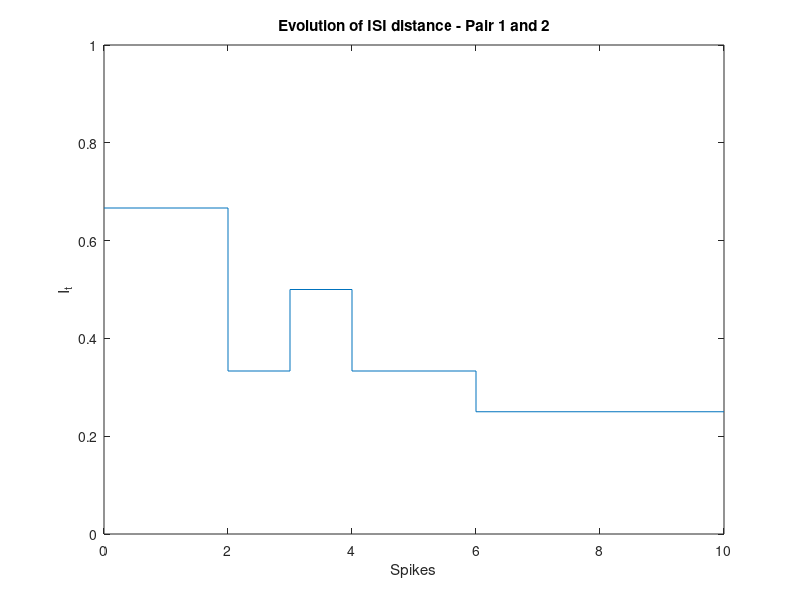

Write MATLAB code to recreate this figure. (Note: this script raises an error after producing the figure.)
clear all;

tmin=0;
tmax=10;

num_trains=3;
spikes_trains=cell(1,num_trains);
spikes_trains{1} = [0 1 2 4 7]; 
spikes_trains{2} = [3 4 6 10];
spikes_trains{3} = [2 5];

% Initialization of these constantes
I=[];
isi_values = cell(1,num_trains);
dist_matrix = zeros(num_trains, num_trains);
all_t_events = [tmin, tmax];
pair_data = {}; 

% Edge correction (soft correction without adding false spikes)
spikes = cell(1,num_trains);
for i = 1:num_trains
    s = unique(spikes_trains{i}); 
    spikes{i} = s(s > tmin & s < tmax); 
end

% To calculate ISI-distance
if num_trains == 1
    I = isi_values{1};
end

if num_trains >= 2
   compteur = 1;
   for i = 1:num_trains
       for j = i+1:num_trains
           compteur = compteur + 1;
           t_all = unique([tmin, spikes{i}, spikes{j}, tmax]);
           all_t_events = [all_t_events, t_all];
           Iij = 0;
           It_list = [];
           for k = 1 : length(t_all)-1
               t_mid = (t_all(k) + t_all(k+1)) / 2;

               %% Correction edge %%%%%%%%%%%%%%%%%%%%%%%%%%%%%%%%%%%%%%%%%

               if isempty(spikes{i}) || t_mid < spikes{i}(1)
                   val_x = spikes{i}(1) - tmin; % first interval
               elseif t_mid > spikes{i}(end)
                   val_x = tmax - spikes{i}(end); % last interval
               else
                   idx = find(spikes{i} <= t_mid, 1, 'last');
                   val_x = spikes{i}(idx+1) - spikes{i}(idx); % other interval
               end

               % Pour le train j
               if isempty(spikes{j}) || t_mid < spikes{j}(1)
                   val_y = spikes{j}(1) - tmin;
               elseif t_mid > spikes{j}(end)
                   val_y = tmax - spikes{j}(end);
               else
                   idx = find(spikes{j} <= t_mid, 1, 'last');
                   val_y = spikes{j}(idx+1) - spikes{j}(idx);
               end

               %%%%%%%%%%%%%%%%%%%%%%%%%%%%%%%%%%%%%%%%%%%%%%%%%%%%%%%%%%%%

               I_t = abs(val_x - val_y) / max(val_x, val_y);
               Iij = Iij+I_t * (t_all(k+1) - t_all(k));
               It_list = [It_list, I_t];
           end
           dist_matrix(i,j) = Iij / (tmax - tmin);
           dist_matrix(j,i) = Iij / (tmax - tmin);
           I = [I,(1/(tmax-tmin))*Iij];
           % display (It_list);
           % display (t_all);
           I_plot = [It_list, It_list(end)];

           pair_data{end+1}.t = t_all;
           pair_data{end}.It = It_list;

           figure(compteur);
           stairs(t_all, I_plot); 
           xlabel('Spikes');
           ylabel('I_t');
           xlim([0 10]);   
           ylim([0 1]);
           title(['Evolution of ISI distance - Pair ', num2str(i), ...
                ' and ', num2str(j)]);  
           subtitle(['ISI-distance: ', num2str(Iij/(tmax-tmin))]);
       end
   end
   I_mean = mean(I);

   t_global = unique(all_t_events); 
   I_matrix = zeros(length(pair_data), length(t_global)-1);
   
   for p = 1:length(pair_data)
       t_p = pair_data{p}.t;
       It_p = pair_data{p}.It;
       for k = 1:length(t_global)-1
           t_mid = (t_global(k) + t_global(k+1)) / 2;
           idx = find(t_p(1:end-1) <= t_mid, 1, 'last');
           I_matrix(p, k) = It_p(idx);
       end
   end
   %display(I_matrix)
   I_pop_mean = mean(I_matrix, 1);
   
   figure(compteur + 1);
   stairs(t_global, [I_pop_mean, I_pop_mean(end)]);
   xlabel('spike'); 
   ylabel('Average It');
   xlim([tmin tmax]); 
   ylim([0 1]);
   title('Evolution of Population Average ISI distance');
   subtitle(['Global ISI-distance: ', num2str(I_mean)]);
end 

display(I)
display(I_mean)

figure(1);
imagesc(dist_matrix);
colorbar;
xticks(1:num_trains); 
yticks(1:num_trains);
xlabel('Spike_trains');
ylabel('Spike_trains');
title('Matrix of the ISI-distance');
